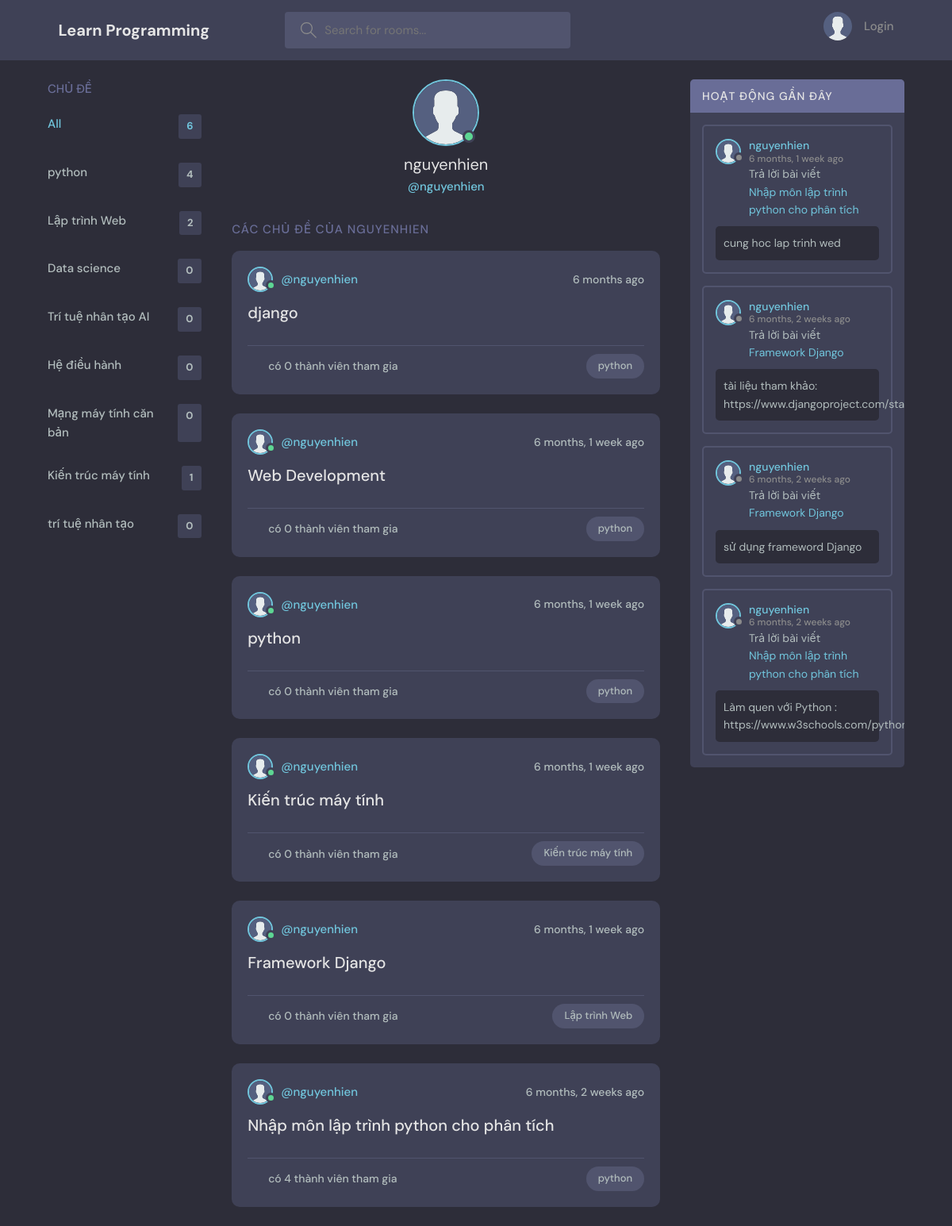
Page /profile/1/ on the committed database.
### base/models.py (models this page shows, shortened)
class Topic(models.Model):
    name = models.CharField(max_length=200)

class Room(models.Model):
    host = models.ForeignKey(User, on_delete=models.SET_NULL, null=True)
    topic = models.ForeignKey(Topic, on_delete=models.SET_NULL, null=True)
    name = models.CharField(max_length=200)
    description =models.TextField(null=True, blank=True)
    participants = models.ManyToManyField(
        User, related_name='participants', blank=True)
    update = models.DateTimeField(auto_now =True)
    created = models.DateTimeField( auto_now_add=True)
    class Meta:
        ordering = ['-update','-created']

class message(models.Model):
    user = models.ForeignKey(User, on_delete=models.CASCADE)
    room = models.ForeignKey(Room, on_delete=models.CASCADE)
    body = models.TextField()
    update = models.DateTimeField(auto_now =True)
    created = models.DateTimeField( auto_now_add=True)
    class Meta:
        ordering = ['-update','-created']

### base/views.py (the view)
# urls.py: path('profile/<str:pk>/', views.userProfile,name="user-profile"),
def userProfile(request,pk):
    user= User.objects.get(id=pk)
    rooms=user.room_set.all()
    topics = Topic.objects.all()
    room_messages = user.message_set.all()
    context={'user':user,'rooms':rooms,'room_messages':room_messages,'topics':topics}
    return render(request,'base/profile.html', context)

### base/templates/base/profile.html (shortened to what this page needs)
{% extends 'main.html' %}
{% block content %}
  <main class="profile-page layout layout--3">
    <div class="container">
      {% include 'base/topics_component.html'%}
      <div class="roomList">
        <div class="profile">
          <div class="profile__avatar">
            <div class="avatar avatar--large active">
              <img src="/static/images/avatar.svg" />
            </div>
          </div>
          <div class="profile__info">
            <h3>{{user.username}}</h3>
            <p>@{{user.username}}</p>
          </div>
        </div>
        <div class="roomList__header">
          <div>
            <h2>Các chủ đề của {{user.username}}</a>
            </h2>
          </div>
        </div>
        {% include 'base/feed_component.html'%}
      </div>
    {% include 'base/activity_component.html'%}
    </div>
  </main>
{% endblock content%}

### templates/main.html (shortened to what this page needs)
<!DOCTYPE html>
{% load static %}
<html lang="en">
  <head>
    <link rel="stylesheet" href="{% static 'styles/style.css' %}" />
  </head>
  <body>
    {% include 'navbar.html'  %}
    {% block content %}
    {% endblock %}
  </body>
</html>

### templates/navbar.html (shortened to what this page needs)
{% load static %}
<header class="header header--loggedIn">
    <div class="container">
    <a href="{% url 'home' %}" class="header__logo">
        <h1>Learn Programming</h1>
    </a>
    <form class="header__search" method="GET" action="{% url 'home' %}">
        <label>
          <input name="q" placeholder="Search for rooms..." />
        </label>
      </form>
      <nav class="header__menu">
        {% if request.user.is_authenticated %}
        <div class="header__user">
          <a href="{% url 'update-user'%}">
            <div class="avatar avatar--medium active">
              <img src="/static/images/avatar.svg" />
            </div>
            <p>{{request.user.username}}<span>@{{request.user.username}}</span></p>
          </a>
          <button class="dropdown-button">
            <svg version="1.1" xmlns="http://www.w3.org/2000/svg" width="32" height="32" viewBox="0 0 32 32">
              <title>chevron-down</title>
              <path d="M16 21l-13-13h-3l16 16 16-16h-3l-13 13z"></path>
            </svg>
          </button>
        </div>
        {%else%}
        <a href="{% url 'login'%}">
            <img src="{% static 'images/avatar.svg'%}" />
            <p>Login</p>
        </a>
        {% endif %}
      </nav>
    </div>
  </header>

### base/templates/base/topics_component.html
<div class="topics">
    <div class="topics__header">
      <h2>Chủ đề</h2>
    </div>
    <ul class="topics__list">
      <li>
        <a href="{% url 'home'%}" class="active">All<span>{{rooms.all.count}}</span></a>
      </li>
      {% for topic in topics %}
      <li>
        <a href="{% url 'home' %}?q={{topic.name}}">{{topic.name}} <span>{{topic.room_set.all.count}}</span></a>
      </li>
      {% endfor %}
    </ul>
    <a class="btn btn--link" href="topics.html">
      <svg version="1.1" xmlns="http://www.w3.org/2000/svg" width="32" height="32" viewBox="0 0 32 32">
        <title>chevron-down</title>
      </svg>
    </a>
  </div>

### base/templates/base/feed_component.html
{% for room in rooms %}
<div class="roomListRoom">
    <div class="roomListRoom__header">
      <a href="{% url 'user-profile' room.host.id %}" class="roomListRoom__author">
        <div class="avatar avatar--small active">
          <img src="/static/images/avatar.svg" />
        </div>
        <span>@{{room.host.username}}</span>
      </a>
      <div class="roomListRoom__actions">
        <span>{{room.created|timesince}} ago</span>
      </div>
    </div>
    <div class="roomListRoom__content">
      <a href="{% url 'room' room.id %}">{{room.name}}</a>
    </div>
    <div class="roomListRoom__meta">
      <a href="{% url 'room' room.id %}" class="roomListRoom__joined">
        <svg version="1.1" xmlns="http://www.w3.org/2000/svg" width="32" height="32" viewBox="0 0 32 32">
          <title>user-group</title>
        </svg>
        có {{room.participants.all.count}} thành viên tham gia
      </a>
      <p class="roomListRoom__topic">{{room.topic.name}}</p>
    </div>
</div>
{% endfor %}

### base/templates/base/activity_component.html (shortened to what this page needs)
<div class="activities">
    <div class="activities__header">
      <h2>Hoạt động gần đây</h2>
    </div>
    {% for message in room_messages %}
    <div class="activities__box">
        <div class="activities__boxHeader roomListRoom__header">
            <a href="{% url  'user-profile' message.user.id %}" class="roomListRoom__author">
            <div class="avatar avatar--small">
                <img src="/static/images/avatar.svg" />
            </div>
            <p>
                {{message.user}}
                <span> {{message.created|timesince}} ago</span>
            </p>
        </a>
    </div>
    <div class="activities__boxContent">
        <p>Trả lời bài viết <a href="{% url 'room' message.room.id %}">{{message.room.name}}</a></p>
        <div class="activities__boxRoomContent">
            {{message.body}}
        </div>
    </div>
</div>
{% endfor %}

### rows in the picture
Topic: name "python", room_set.all.count "4"
Topic: name "Lập trình Web", room_set.all.count "2"
Topic: name "Data science", room_set.all.count "0"
Topic: name "Trí tuệ nhân tạo AI", room_set.all.count "0"
Topic: name "Hệ điều hành", room_set.all.count "0"
Topic: name "Mạng máy tính căn bản", room_set.all.count "0"
Topic: name "Kiến trúc máy tính", room_set.all.count "1"
Topic: name "trí tuệ nhân tạo", room_set.all.count "0"
Room: host.username "nguyenhien", created "6 months", name "django", participants.all.count "0", topic.name "python"
Room: host.username "nguyenhien", created "6 months, 1 week", name "Web Development", participants.all.count "0", topic.name "python"
Room: host.username "nguyenhien", created "6 months, 1 week", name "python", participants.all.count "0", topic.name "python"
Room: host.username "nguyenhien", created "6 months, 1 week", name "Kiến trúc máy tính", participants.all.count "0", topic.name "Kiến trúc máy tính"
Room: host.username "nguyenhien", created "6 months, 1 week", name "Framework Django", participants.all.count "0", topic.name "Lập trình Web"
Room: host.username "nguyenhien", created "6 months, 2 weeks", name "Nhập môn lập trình python cho phân tích", participants.all.count "4", topic.name "python"
message: user "nguyenhien", created "6 months, 1 week", room.name "Nhập môn lập trình python cho phân tích", body "cung hoc lap trinh wed"
message: user "nguyenhien", created "6 months, 2 weeks", room.name "Framework Django", body "tài liệu tham khảo:…"
message: user "nguyenhien", created "6 months, 2 weeks", room.name "Framework Django", body "sử dụng frameword Django"
message: user "nguyenhien", created "6 months, 2 weeks", room.name "Nhập môn lập trình python cho phân tích", body "Làm quen với Python :…"

### other values in the picture
{{ rooms.all.count }} "6"
{{ user.username }} "nguyenhien"
{{ user.username }} "NGUYENHIEN"
